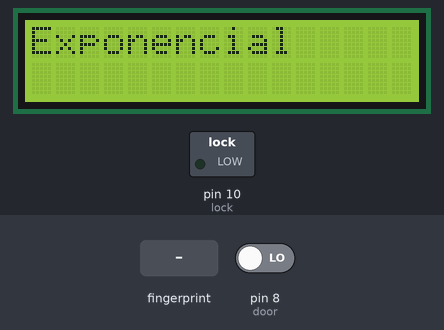
This sketch was run on a simulated Arduino Uno, built with avr-gcc and run on an emulated ATmega328P. Shown: 16×2 character LCD, switched loads named in the sketch (green lamp = pin HIGH). Inputs (shaded band) come from the test bench; at power-on: pin 8 (door) LOW. What the sketch prints to the serial monitor is not drawn.

Above: at 3.1 s.
7.3 s: pin 8 (door) driven HIGH
At 8.4 s:
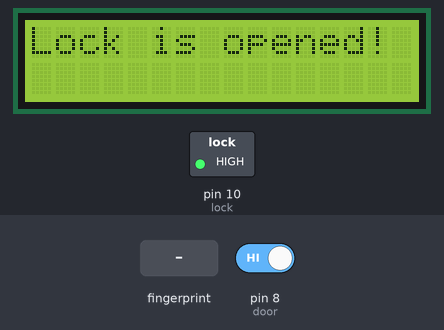
10.3 s: finger stored as number 1 placed on the sensor
At 10.65 s:
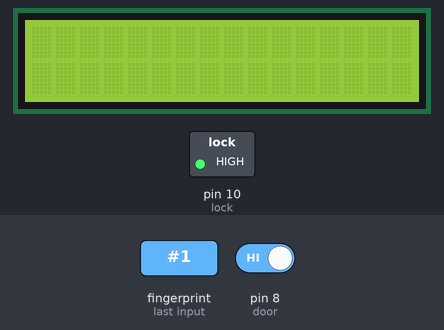
Timing chart, 0 to 13.3 s (numbered marks = the images above; inputs shaded):
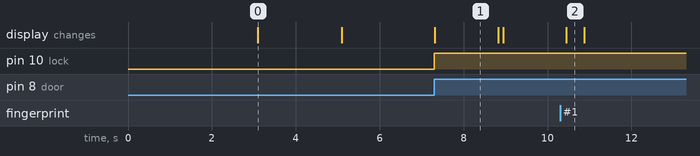

Measured:
- after the input at 7.3 s, pin 10 (lock): LOW → HIGH at once; the display: changes at once (image 1)
- what the display in image 0 shows lasts 2.0 s, from 3.1 s to 5.1 s
- what the display in image 1 shows lasts 1.5 s, from 7.3 s to 8.8 s
- what the display in image 2 shows lasts 0.5 s, from 10.4 s to 10.9 s

The sketch:

ArduinoWifiScriptV5_-_Porta.ino
```cpp
#include <Wire.h>
#include <LiquidCrystal_I2C.h>
#include <Adafruit_Fingerprint.h>
#include <SoftwareSerial.h>

// pin #2 is IN from sensor (GREEN wire)
// pin #3 is OUT from arduino  (WHITE wire)
SoftwareSerial mySerial(2, 3);
LiquidCrystal_I2C lcd(0x27,2,1,0,4,5,6,7,3, POSITIVE);

int getFingerprintIDez();
const int door = 8;
const int lock = 10;

Adafruit_Fingerprint finger = Adafruit_Fingerprint(&mySerial);

void setup() {
  pinMode(door, INPUT);
  pinMode(lock, OUTPUT);
  Serial.begin(115200);

  lcd.begin(16,2);
  lcd.print("Welcome to ...");
  delay(3000);
  lcd.clear();
  lcd.print("Exponencial");
  delay(2000);
  lcd.clear();

  // set the data rate for the sensor serial port
  finger.begin(57600);

  if (finger.verifyPassword()) {
    Serial.println("Found fingerprint sensor!");
  } else {
    Serial.println("Did not find fingerprint sensor :(");
    while (1);
  }
  Serial.println("Waiting for valid finger...");
}

void loop() {
  int p = getFingerprintIDez();
  delay(50);

  int result = digitalRead(door);

  if (result == HIGH) {
    digitalWrite(lock, HIGH);
    lcd.print("Lock is opened!");
    delay(1500);
    lcd.clear();
    digitalWrite(door, LOW);
  }

  if (p != -1) {
    digitalWrite(lock, HIGH);
    lcd.print("Lock is opened!");
    delay(3000);
    lcd.clear();
    digitalWrite(door, LOW);
  }
}

uint8_t getFingerprintID() {
  uint8_t p = finger.getImage();
  switch (p) {
    case FINGERPRINT_OK:
      Serial.println("Image taken");
      break;
    case FINGERPRINT_NOFINGER:
      Serial.println("No finger detected");
      return p;
    case FINGERPRINT_PACKETRECIEVEERR:
      Serial.println("Communication error");
      return p;
    case FINGERPRINT_IMAGEFAIL:
      Serial.println("Imaging error");
      return p;
    default:
      Serial.println("Unknown error");
      return p;
  }

  // OK success!

  p = finger.image2Tz();
  switch (p) {
    case FINGERPRINT_OK:
      Serial.println("Image converted");
      break;
    case FINGERPRINT_IMAGEMESS:
      Serial.println("Image too messy");
      return p;
    case FINGERPRINT_PACKETRECIEVEERR:
      Serial.println("Communication error");
      return p;
    case FINGERPRINT_FEATUREFAIL:
      Serial.println("Could not find fingerprint features");
      return p;
    case FINGERPRINT_INVALIDIMAGE:
      Serial.println("Could not find fingerprint features");
      return p;
    default:
      Serial.println("Unknown error");
      return p;
  }

  // OK converted!
  p = finger.fingerFastSearch();
  if (p == FINGERPRINT_OK) {
    Serial.println("Found a print match!");
  } else if (p == FINGERPRINT_PACKETRECIEVEERR) {
    Serial.println("Communication error");
    return p;
  } else if (p == FINGERPRINT_NOTFOUND) {
    Serial.println("Did not find a match");
    return p;
  } else {
    Serial.println("Unknown error");
    return p;
  }

  // found a match!
  Serial.print("Found ID #"); Serial.print(finger.fingerID);
  Serial.print(" with confidence of "); Serial.println(finger.confidence);
}

// returns -1 if failed, otherwise returns ID #
int getFingerprintIDez() {
  uint8_t p = finger.getImage();
  if (p != FINGERPRINT_OK)  return -1;

  p = finger.image2Tz();
  if (p != FINGERPRINT_OK)  return -1;

  p = finger.fingerFastSearch();
  if (p != FINGERPRINT_OK)  return -1;

  // found a match!
  Serial.print("Found ID #"); Serial.print(finger.fingerID);
  Serial.print(" with confidence of "); Serial.println(finger.confidence);
  return finger.fingerID;
}
```
